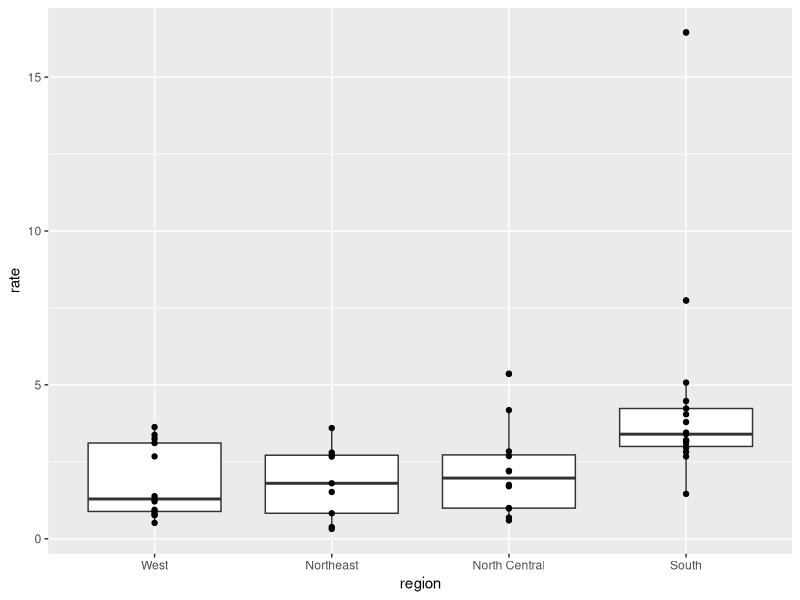

The R source for this figure:
## Cargamos las librerías y seleccionamos los datos
library(dplyr)
library(ggplot2)
library(dslabs)
data(murders)

## Definimos el rate
murders %>%
    mutate(rate = total / population * 100000) %>%
    mutate(region = reorder(region, rate, median)) %>% # reordenamos
    ggplot(aes(region, rate)) + # Creamos el objeto ggplot
    geom_boxplot() + # Agregamos la capa del boxplot
    geom_point() # Agregamos la capa de puntos
